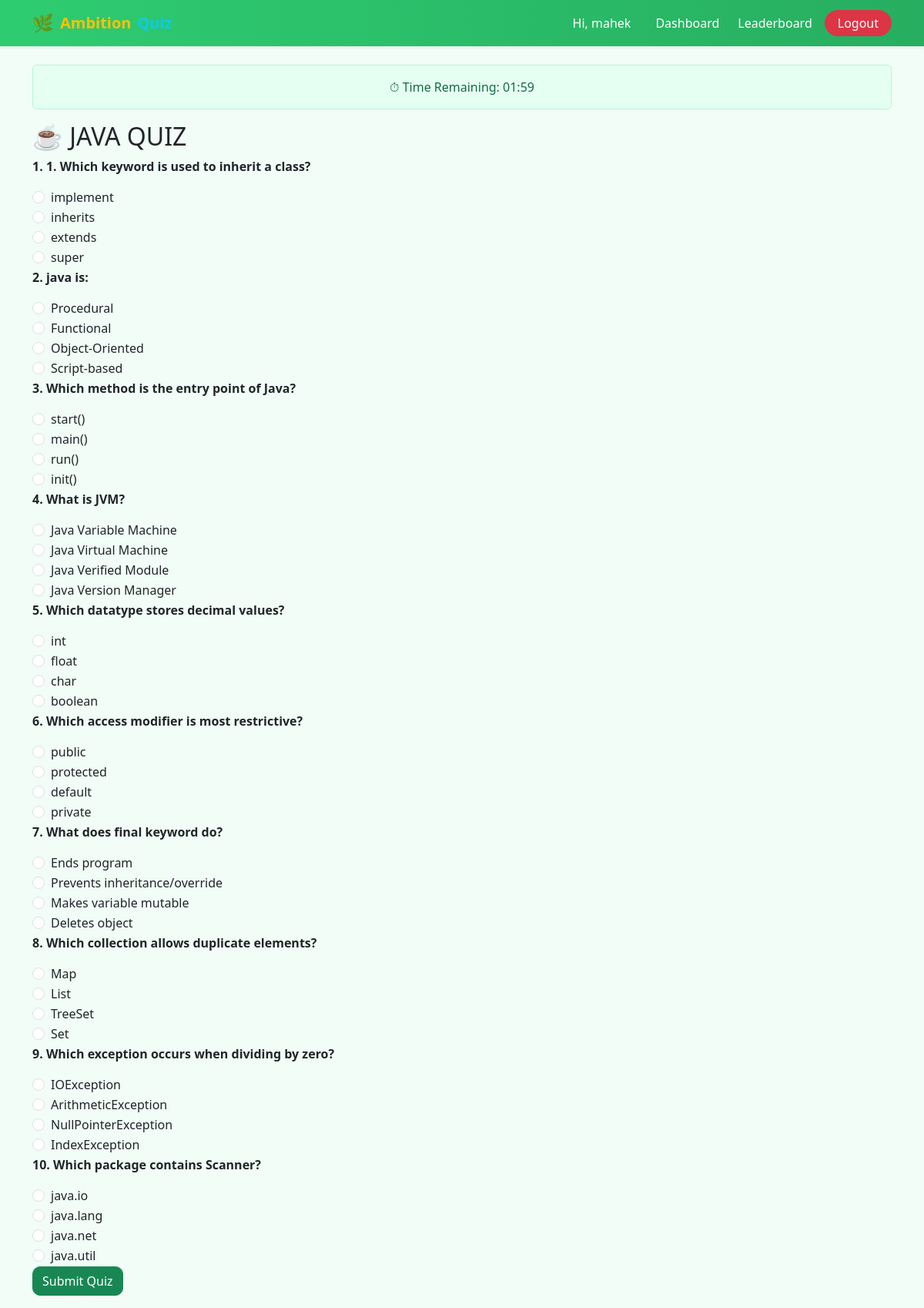
Page /quiz/4/ (signed in) on the committed database.
### quiz/models.py (models this page shows, shortened)
class Quiz(models.Model):
    title = models.CharField(max_length=100)

class Question(models.Model):
    quiz = models.ForeignKey(Quiz, on_delete=models.CASCADE)
    question_text = models.CharField(max_length=255)
    option1 = models.CharField(max_length=100)
    option2 = models.CharField(max_length=100)
    option3 = models.CharField(max_length=100)
    option4 = models.CharField(max_length=100)
    correct_option = models.CharField(max_length=100)

### quiz/views.py (the view, shortened to what this page needs)
# urls.py: path('quiz/<int:quiz_id>/', views.quiz_detail, name='quiz_detail'),
@login_required
def quiz_detail(request, quiz_id):
    quiz = get_object_or_404(Quiz, id=quiz_id)
    questions = Question.objects.filter(quiz=quiz)
    total_questions = questions.count()
    return render(request, 'quiz/quiz_detail.html', {
        'quiz': quiz,
        'questions': questions
    })

### quiz/templates/quiz/quiz_detail.html (shortened to what this page needs)
{% extends 'quiz/base.html' %}
{% block content %}
<div class="alert alert-warning text-center">
    ⏱ Time Remaining: <span id="timer">02:00</span>
</div>
<h2>{{ quiz.title }}</h2>
<form method="post" id="quizForm">
  {% for question in questions %}
    <div class="mb-3">
      <p><b>{{ forloop.counter }}. {{ question.question_text }}</b></p>
      <div class="form-check">
  <input class="form-check-input"
         type="radio"
         name="question_{{ question.id }}"
         value="{{ question.option1 }}"
         required>
  <label class="form-check-label">{{ question.option1 }}</label>
</div>
<div class="form-check">
  <input class="form-check-input"
         type="radio"
         name="question_{{ question.id }}"
         value="{{ question.option2 }}">
  <label class="form-check-label">{{ question.option2 }}</label>
</div>
<div class="form-check">
  <input class="form-check-input"
         type="radio"
         name="question_{{ question.id }}"
         value="{{ question.option3 }}">
  <label class="form-check-label">{{ question.option3 }}</label>
</div>
<div class="form-check">
  <input class="form-check-input"
         type="radio"
         name="question_{{ question.id }}"
         value="{{ question.option4 }}">
  <label class="form-check-label">{{ question.option4 }}</label>
</div>
  {% endfor %}
  <button type="submit" class="btn btn-primary">Submit Quiz</button>
</form>
{% endblock %}

### quiz/templates/quiz/base.html (shortened to what this page needs)
<!DOCTYPE html>
<html lang="en">
<head>
    <link href="https://cdn.jsdelivr.net/npm/bootstrap@5.3.2/dist/css/bootstrap.min.css" rel="stylesheet">
    {% load static %}
    <link rel="stylesheet" href="{% static 'quiz/style.css' %}">
</head>
<body>
<nav class="navbar navbar-expand-lg navbar-dark shadow-sm"
     style="background: linear-gradient(90deg, #2ecc71, #27ae60);">
  <div class="container">
    <a class="navbar-brand d-flex align-items-center gap-2 fw-bold" href="/">
      <span style="font-size: 1.4rem;">🌿</span>
      <span class="text-warning">Ambition</span>
      <span class="text-info">Quiz</span>
    </a>
    <div class="collapse navbar-collapse" id="navbarNav">
      <ul class="navbar-nav ms-auto align-items-center">
        {% if user.is_authenticated %}
          <li class="nav-item me-2">
            <span class="nav-link text-light">
              Hi, {{ user.username }}
            </span>
          </li>
          <li class="nav-item">
            <a class="nav-link text-light" href="{% url 'dashboard' %}">
              Dashboard
            </a>
          </li>
          <li class="nav-item">
            <a class="nav-link text-light" href="{% url 'leaderboard' %}">
              Leaderboard
            </a>
          </li>
          <li class="nav-item ms-2">
            <a class="btn btn-danger px-3 py-1 rounded-pill"
               href="{% url 'logout' %}">
              Logout
            </a>
          </li>
        {% endif %}
      </ul>
    </div>
  </div>
</nav>
<div class="container mt-4">
    {% block content %}
    {% endblock %}
</div>
</body>
</html>

### quiz/static/quiz/style.css (style rules this page uses)
body { background-color: #f1fdf6; color: #212529; font-family: "Segoe UI", Roboto, Arial, sans-serif; }
.navbar { background: linear-gradient(90deg, #30ed95, #286e59); }
.navbar .nav-link { color: #ffffff !important; font-weight: 500; margin-left: 8px; }
.btn { border-radius: 10px; font-weight: 500; }
.btn-primary { background-color: #198754; border-color: #198754; }
.alert-warning { background-color: #e6fff3; color: #146c43; border: 1px solid #b7f5d8; font-weight: 500; }
a { color: #198754; text-decoration: none; }

### rows in the picture
Quiz: title "☕ JAVA QUIZ"
Question: question_text "1. Which keyword is used to inherit a class?", option1 "implement", option2 "inherits", option3 "extends", option4 "super"
Question: question_text "java is:", option1 "Procedural", option2 "Functional", option3 "Object-Oriented", option4 "Script-based"
Question: question_text "Which method is the entry point of Java?", option1 "start()", option2 "main()", option3 "run()", option4 "init()"
Question: question_text "What is JVM?", option1 "Java Variable Machine", option2 "Java Virtual Machine", option3 "Java Verified Module", option4 "Java Version Manager"
Question: question_text "Which datatype stores decimal values?", option1 "int", option2 "float", option3 "char", option4 "boolean"
Question: question_text "Which access modifier is most restrictive?", option1 "public", option2 "protected", option3 "default", option4 "private"
Question: question_text "What does final keyword do?", option1 "Ends program", option2 "Prevents inheritance/override", option3 "Makes variable mutable", option4 "Deletes object"
Question: question_text "Which collection allows duplicate elements?", option1 "Map", option2 "List", option3 "TreeSet", option4 "Set"
Question: question_text "Which exception occurs when dividing by zero?", option1 "IOException", option2 "ArithmeticException", option3 "NullPointerException", option4 "IndexException"
Question: question_text "Which package contains Scanner?", option1 "java.io", option2 "java.lang", option3 "java.net", option4 "java.util"

### other values in the picture
{{ user.username }} "mahek"
